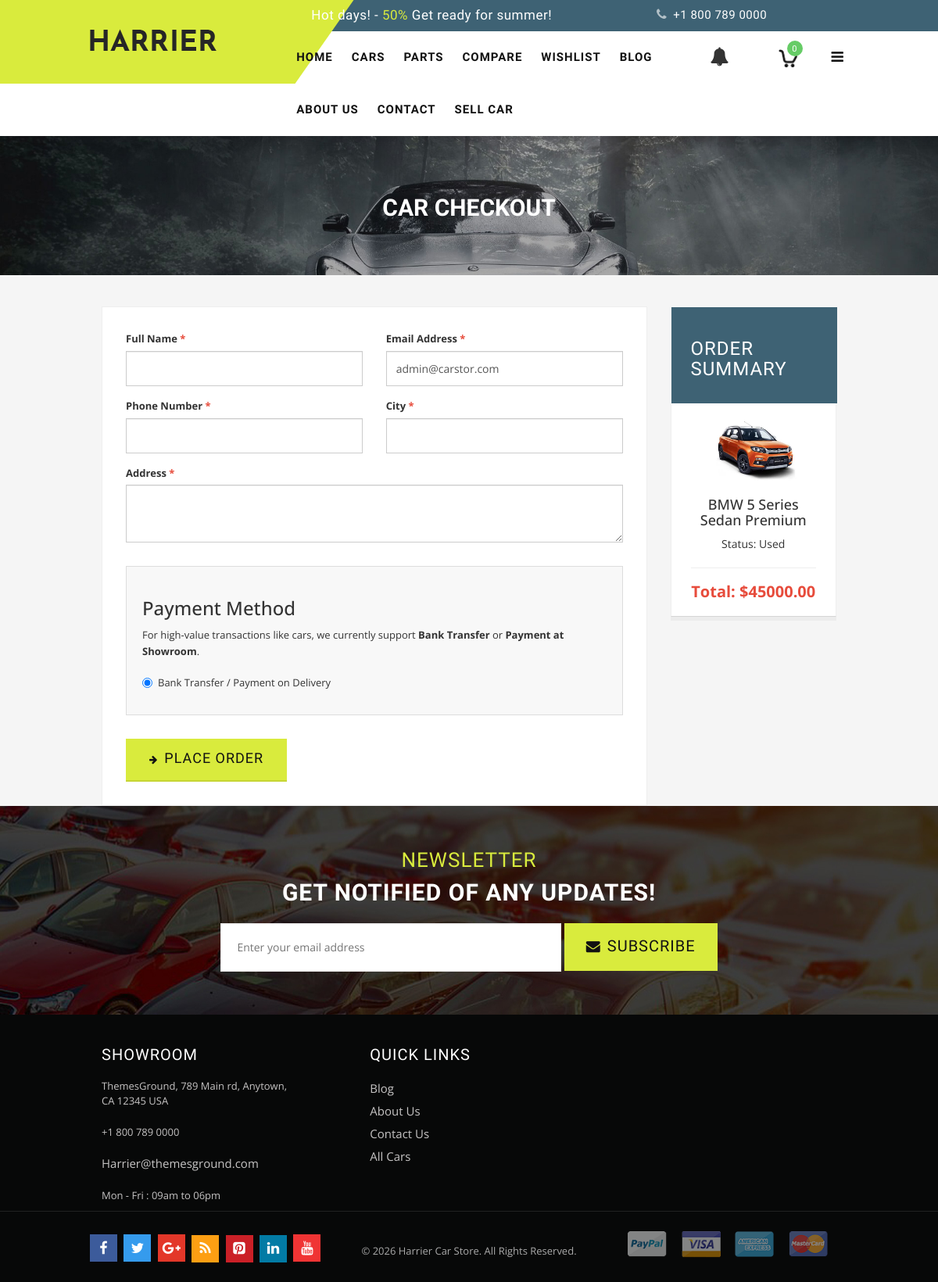
/car/2/checkout/ (signed in), run on the app's committed database.
### car_stor/models.py (models this page shows, shortened)
class Car(models.Model):
    STATUS_CHOICES = (
        ('New', 'New'),
        ('Used', 'Used'),
    )
    TRANSMISSION_CHOICES = (
        ('Manual', 'Manual'),
        ('Automatic', 'Automatic'),
        ('Semi-Automatic', 'Semi-Automatic'),
    )
    FUEL_CHOICES = (
        ('Petrol', 'Petrol'),
        ('Diesel', 'Diesel'),
        ('Electric', 'Electric'),
        ('Hybrid', 'Hybrid'),
    )
    seller = models.ForeignKey(User, on_delete=models.CASCADE, related_name='cars')
    category = models.ForeignKey(Category, on_delete=models.SET_NULL, null=True, related_name='cars')
    title = models.CharField(max_length=200)
    image = models.ImageField(upload_to='cars/', blank=True, null=True)
    price = models.DecimalField(max_digits=10, decimal_places=2, blank=True, null=True)
    old_price = models.DecimalField(max_digits=10, decimal_places=2, blank=True, null=True)
    description = models.TextField()
    model_year = models.IntegerField()
    mileage = models.IntegerField(help_text="Distance in km", blank=True, null=True)
    fuel_type = models.CharField(max_length=20, choices=FUEL_CHOICES)
    transmission = models.CharField(max_length=20, choices=TRANSMISSION_CHOICES)
    engine = models.CharField(max_length=100, blank=True, help_text="e.g. 2.5L 4-Cylinder")
    status = models.CharField(max_length=10, choices=STATUS_CHOICES, default='Used')
    air_conditioner = models.BooleanField(default=False)
    power_windows = models.BooleanField(default=False)
    power_steering = models.BooleanField(default=False)
    central_locking = models.BooleanField(default=False)
    abs = models.BooleanField(default=False)
    airbags = models.BooleanField(default=False)
    leather_seats = models.BooleanField(default=False)
    created_at = models.DateTimeField(auto_now_add=True)
    updated_at = models.DateTimeField(auto_now=True)

### car_stor/views.py (the view, shortened to what this page needs)
# urls.py: path('car/<int:car_id>/checkout/', views.car_checkout, name='car_checkout'),
@login_required
def car_checkout(request, car_id):
    car = get_object_or_404(Car, pk=car_id)
    return render(request, 'car_checkout.html', {'car': car})

### car_stor/context_processors.py (called while the page is built, shortened)
def car_cart(request):
    if request.user.is_authenticated:
        cart, created = Cart.objects.get_or_create(user=request.user)
        unread_notifications_count = Notification.objects.filter(user=request.user, is_read=False).count()
        latest_notifications = Notification.objects.filter(user=request.user).order_by('-created_at')[:5]
        return {
            'cart_item_count': sum(item.quantity for item in cart.items.all()),
            'cart_subtotal': cart.total_price(),
            'current_cart': cart,
            'unread_notification_count': unread_notifications_count,
            'latest_notifications': latest_notifications
        }

### car_stor/models.py (called while the page is built)
    def total_price(self):
        return sum(item.total_price() for item in self.items.all())

### car_stor/templates/car_checkout.html (shortened to what this page needs)
{% extends 'base.html' %}
{% load static %}
{% block content %}
<div class="page-heading">
    <div class="page-title">
        <h2>CAR CHECKOUT</h2>
    </div>
</div>
<div class="main-container col2-right-layout wow bounceInUp animated">
    <div class="main">
        <div class="container">
            <div class="row">
                <div class="col-main col-sm-9 col-xs-12">
                    <div class="checkout-page">
                        <form method="post">
                            <div class="row">
                                <div class="col-sm-6">
                                    <div class="form-group">
                                        <label>Full Name <span class="required">*</span></label>
                                        <input type="text" name="full_name" class="form-control" required
                                            value="{{ request.user.get_full_name }}">
                                    </div>
                                </div>
                                <div class="col-sm-6">
                                    <div class="form-group">
                                        <label>Email Address <span class="required">*</span></label>
                                        <input type="email" name="email" class="form-control" required
                                            value="{{ request.user.email }}">
                                    </div>
                                </div>
                            </div>
                            <div class="row">
                                <div class="col-sm-6">
                                    <div class="form-group">
                                        <label>Phone Number <span class="required">*</span></label>
                                        <input type="text" name="phone" class="form-control" required>
                                    </div>
                                </div>
                                <div class="col-sm-6">
                                    <div class="form-group">
                                        <label>City <span class="required">*</span></label>
                                        <input type="text" name="city" class="form-control" required>
                                    </div>
                                </div>
                            </div>
                            <div class="form-group">
                                <label>Address <span class="required">*</span></label>
                                <textarea name="address" class="form-control" rows="3" required></textarea>
                            </div>
                            <div class="payment-box"
                                style="margin-top: 30px; padding: 20px; background: #f8f8f8; border: 1px solid #ddd;">
                                <h3>Payment Method</h3>
                                <p>For high-value transactions like cars, we currently support <strong>Bank
                                        Transfer</strong> or <strong>Payment at Showroom</strong>.</p>
                                <div class="radio">
                                    <label><input type="radio" name="payment" checked> Bank Transfer / Payment on
                                        Delivery</label>
                                </div>
                            </div>
                            <div style="margin-top: 30px;">
                                <button type="submit" class="button btn-continue"
                                    style="padding: 15px 30px; font-size: 18px;"><span>Place Order</span></button>
                            </div>
                        </form>
                    </div>
                </div>
                <aside class="col-right sidebar col-sm-3 col-xs-12">
                    <div class="block block-list block-viewed">
                        <div class="block-title">
                            <h3>Order Summary</h3>
                        </div>
                        <div class="block-content">
                            <div class="summary-item" style="text-align: center;">
                                {% if car.image %}
                                <img src="{{ car.image.url }}" alt="{{ car.title }}"
                                    style="max-width: 100%; margin-bottom: 10px;">
                                {% endif %}
                                <h4>{{ car.title }}</h4>
                                <p>Status: {{ car.status }}</p>
                                <hr>
                                <div class="total-price" style="font-size: 20px; color: #e74c3c; font-weight: bold;">
                                    Total: ${{ car.price }}
                                </div>
                            </div>
                        </div>
                    </div>
                </aside>
            </div>
        </div>
    </div>
</div>
{% endblock %}

### car_stor/static/stylesheet/responsive.css (style rules this page uses)
@media (min-width: 992px) and (max-width: 1239px) { .block .block-title { min-width: 212px; display:block } }
@media (min-width: 992px) and (max-width: 1239px) { .block .block-title:after { content:none; } }
@media (min-width: 992px) and (max-width: 1239px) { .page-title h2 { font-size:30px; } }
@media (min-width: 992px) and (max-width: 1239px) { .block { margin: 0px 0px 25px 0px; } }

### car_stor/templates/car_checkout.html (style rules this page uses)
.checkout-page { background: #fff; padding: 30px; border: 1px solid #eee; }
.form-group label { font-weight: bold; color: #333; margin-bottom: 5px; }
.form-control { border-radius: 0; border: 1px solid #ccc; height: 45px; }
.required { color: #e74c3c; }

### data on the page
Car: image (picture), title "BMW 5 Series Sedan Premium", status "Used", price "45000.00"

### other printed values
{{ cart_item_count }} "0"
